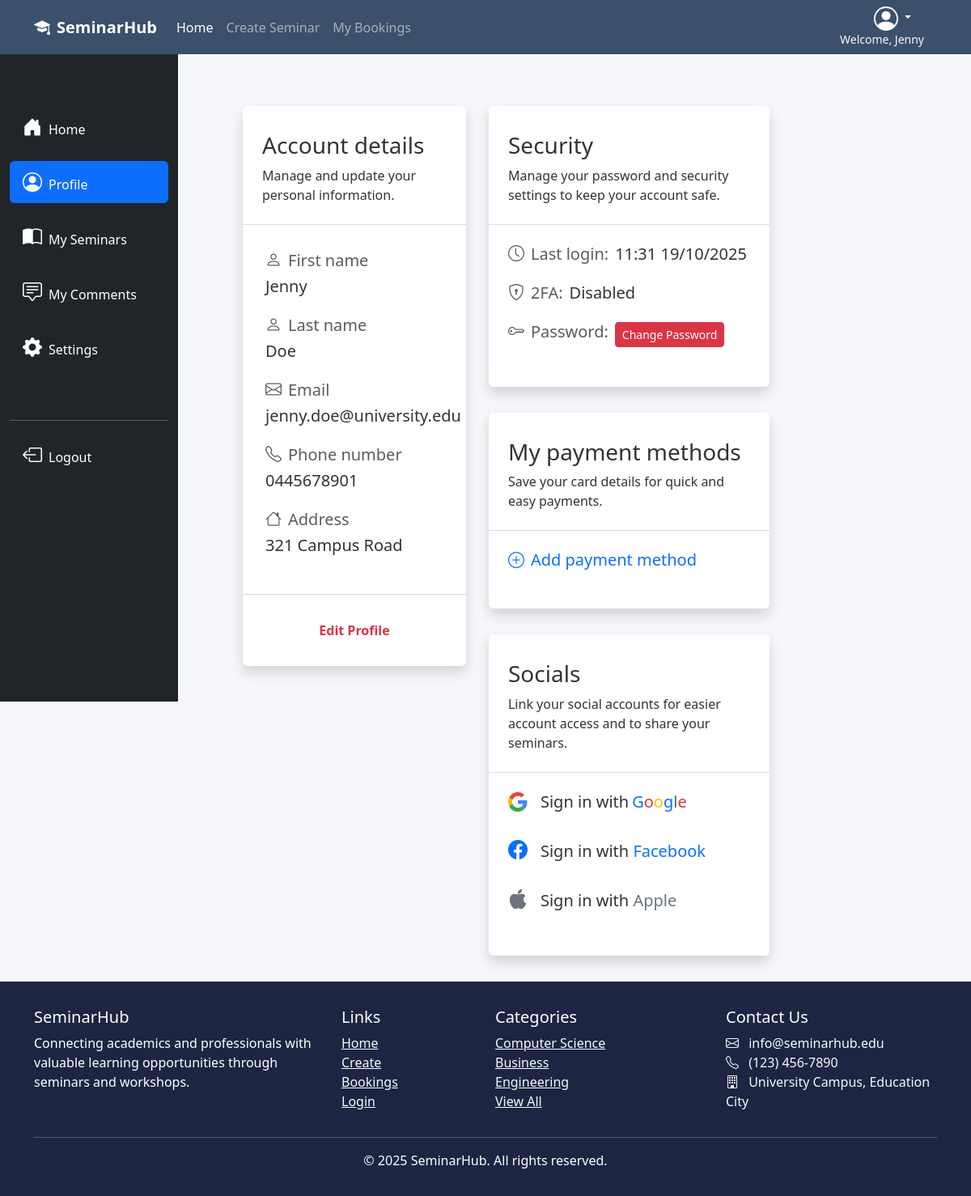
The app's page /profile/4 (signed in) with its own data.
### SeminarHub/models.py (models this page shows, shortened)
class User(db.Model, UserMixin):
    __tablename__ = 'users'
    id = db.Column(db.Integer, primary_key=True)
    first_name = db.Column(db.String(64), index=True)
    last_name  = db.Column(db.String(64), index=True)
    email      = db.Column(db.String(64), unique=True)
    password_hash = db.Column(db.String(256), nullable=False)
    number     = db.Column(db.String(64), nullable=False)
    address    = db.Column(db.String(256), nullable=False)
    last_seen = db.Column(db.DateTime, default=datetime.now())
    bookings      = db.relationship("Booking", back_populates="user")
    comments      = db.relationship("Comment", back_populates="user")
    owned_events  = db.relationship("Event",   back_populates="owner")

### SeminarHub/user/user.py (the view)
@user_bp.route('/profile/<user_id>')
@login_required
def profile(user_id):
    user = User.query.filter_by(id = current_user.id).first()
    return render_template('profile.html', heading = 'Profile | ', user = user, details_template = '_account_details.html')

### SeminarHub/user/templates/profile.html (shortened to what this page needs)
{% extends '_profile_navigation.html' %}
{% set active_page = 'profile' %}
{% block profile_content %}
<div class="container-fluid pt-md-3 pt-2 ps-4 pe-4 ps-lg-0 mt-md-5 mt-3">
    <div class="row">
        <div class="col-12 col-lg-5 col-xl-4 pb-3">
            <div class="profile-form-section shadow rounded mb-3 w-100">
                {% block account_details %}
                    {% include details_template %}
                {% endblock %}
            </div>
        </div>
        <div class="col-12 col-lg-5 pe-4">
            <div class="row ps-3 pb-3">
                <div class="profile-form-section shadow rounded mb-3 w-100">
                    <div class="col">
                        <div class="px-4 mb-4">
                            <h3 class="">Security</h3>
                            <p>Manage your password and security settings to keep your account safe.</p>
                        </div>
                        <hr class="text-secondary">
                        <div class="px-4 mb-3 mt-4 d-column d-md-flex">
                            <h5 class="me-2 text-muted mb-2 text-nowrap"><i class="bi bi-clock fs-5 pe-2"></i>Last login:</h5>
                            <h5 class="">{% if user.last_seen %}{{user.last_seen.strftime('%H:%M %d/%m/%Y')}}{% else %}No previous login{% endif %}</h5>
                        </div>
                        <div class="px-4 mb-3 d-column d-md-flex">
                            <h5 class="me-2 text-muted mb-2"><i class="bi bi-shield-lock fs-5 pe-2"></i>2FA:</h5>
                            <h5 class="">Disabled</h5>
                        </div>
                        <div class="px-4 mb-3 d-column d-md-flex">
                            <h5 class="me-2 text-muted text text-nowrap"><i class="bi bi-key fs-5 pe-2"></i>Password:</h5>
                            <a href="{{url_for('auth.change_password', user_id=current_user.id)}}" class="text-decoration-none text-danger text-nowrap"><button class="btn btn-danger btn-sm me-2 py-1 ">Change Password</button></a>
                        </div>
                    </div>
                </div>
            </div>
            <div class="row ps-3 pb-3">
                <div class="profile-form-section shadow rounded mb-3 w-100">
                    <div class="col">
                        <div class="px-4 mb-4">
                            <h3 class="">My payment methods</h3>
                            <p>Save your card details for quick and easy payments.</p>
                        </div>
                        <hr class="text-secondary">
                        <div class="px-4 mb-3 mt-4">
                            <a href="" class="text-decoration-none"><h5 class=""><i class="bi bi-plus-circle fs-5 pe-2"></i>Add payment method</h5></a>
                        </div>
                    </div>
                </div>
            </div>
            <div class="row ps-3 pb-3">
                <div class="profile-form-section shadow rounded mb-3 w-100">
                    <div class="col">
                        <div class="px-4 mb-4">
                            <h3 class="">Socials</h3>
                            <p>Link your social accounts for easier account access and to share your seminars.</p>
                        </div>
                        <hr class="text-secondary">
                        <div class="px-4 mb-4 mt-4 d-flex">
                            <a href="" class="text-decoration-none text-reset">
                                <h5 class="google-icon-container">
                                    Sign in with <span class="text-primary ms-1">G</span><span class="text-danger">o</span><span class="text-warning">o</span><span class="text-primary">g</span><span class="text-success">l</span><span class="text-danger">e</span>
                                </h5>
                            </a>
                        </div>
                        <div class="px-4 mb-4 mt-4 d-flex">
                            <a href="" class="text-decoration-none text-reset"><h5 class=""><i class="bi bi-facebook h4 pe-3 text-primary"></i>Sign in with <span class="text-primary">Facebook</span></h5></a>
                        </div>
                        <div class="px-4 mb-3 mt-4 d-flex">
                            </i><a href="" class="text-decoration-none text-reset"><h5 class=""><i class="bi bi-apple h4 pe-3 text-secondary"></i>Sign in with <span class="text-secondary">Apple</span></h5></a>
                        </div>
                    </div>
                </div>
            </div>
        </div>
    </div>
</div>
{% endblock %}

### SeminarHub/templates/_navigation.html (shortened to what this page needs)
<nav class="navbar navbar-expand-lg navbar-dark sticky-top">
    <div class="container">
        <a class="navbar-brand fw-bold" href="{{ url_for('main.index') }}">
            <i class="bi bi-mortarboard-fill me-2"></i>SeminarHub
        </a>
        {% if current_user.is_authenticated %}
        <div class="ms-auto order-lg-last text-end">
            <div class="dropdown pe-3">
                <a href="#" class="d-block link-body-emphasis text-decoration-none dropdown-toggle text-light pe-3" data-bs-toggle="dropdown" aria-expanded="false">
                </a>
                <small class="d-block text-end text-light">Welcome, {{ current_user.first_name }}</small>
            </div>
        </div>
        {% endif %}
        <div class="collapse navbar-collapse" id="navbarNav">
            <ul class="navbar-nav me-auto">
                <li class="nav-item">
                    <a class="nav-link active" href="{{ url_for('main.index') }}">Home</a>
                </li>
                <li class="nav-item">
                    <a class="nav-link" href="{{url_for('event.create')}}">Create Seminar</a>
                </li>
                <li class="nav-item">
                    <a class="nav-link" href="{{url_for('booking.booking')}}">My Bookings</a>
                </li>
            </ul>
        </div>
    </div>
</nav>

### SeminarHub/user/templates/_account_details.html
<div class="px-4 mb-4">
    <h3 class="">Account details</h3>
    <p>Manage and update your personal information.</p>
</div>
<hr class="text-secondary">
<div class="px-4 py-2 mt-4">
    <div class="mb-4 ms-1">
        <h5 class="me-4 text-muted mb-2"><i class="bi bi-person fs-5 pe-2"></i>First name</h5>
        <h5 class="">{{user.first_name}}</h5>
    </div>
    <div class="mb-4 ms-1">
        <h5 class="me-4 text-muted mb-2"><i class="bi bi-person fs-5 pe-2"></i>Last name</h5>
        <h5 class="">{{user.last_name}}</h5>
    </div>
    <div class="mb-4 ms-1">
        <h5 class="me-4 text-muted mb-2"><i class="bi bi-envelope fs-5 pe-2"></i>Email</h5>
        <h5 class="">{{user.email}}</h5>
    </div>
    <div class="mb-4 ms-1">
        <h5 class="me-4 text-muted mb-2"><i class="bi bi-telephone fs-5 pe-2"></i>Phone number</h5>
        <h5 class="">{{user.number}}</h5>
    </div>
    <div class="mb-4 ms-1">
        <h5 class="me-4 text-muted mb-2"><i class="bi bi-house fs-5 pe-2"></i>Address</h5>
        <h5 class="">{{user.address}}</h5>
    </div>
</div>
<hr class="text-secondary">
<div class="text-center pt-3">
    <a href="{{url_for('user.edit_profile', user_id=current_user.id)}}" class="text-danger fw-bold text-decoration-none h6">Edit Profile</a>
</div>

### SeminarHub/static/style/stylesheet.css (style rules this page uses)
:root { --primary: #3a506b; --secondary: #5bc0be; --light: #f8f9fa; --dark: #1c2541; --accent: #e07a5f; }
html, body { min-height: 100%; margin: 0; padding: 0; }
body { font-family: 'Segoe UI', Tahoma, Geneva, Verdana, sans-serif; background-color: #f5f7fa; color: #333; }
.navbar { background-color: var(--primary); }
.profile-form-section { background-color: white; border-radius: 10px; box-shadow: 0 4px 6px rgba(0, 0, 0, 0.1); padding: 2rem 0; margin-bottom: 2rem; }
.google-icon { width: 24px; height: 24px; }
.google-icon-container { display: flex; align-items: center; }

### records on screen
User: first_name "Jenny", last_name "Doe", email "jenny.doe@university.edu", number "0445678901", address "321 Campus Road", last_seen "11:31 19/10/2025"

### other values on screen
{{ current_year or 2025 }} "2025"
